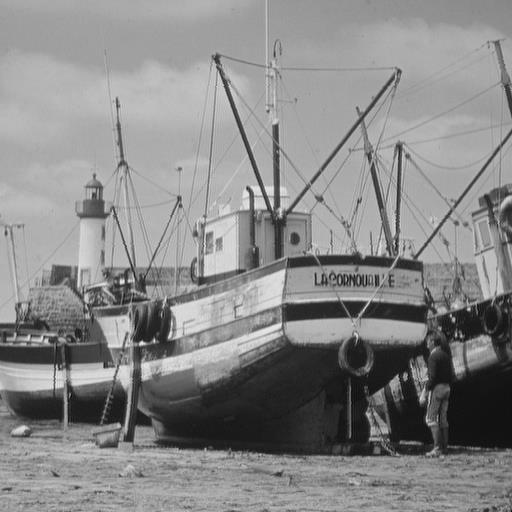
%> input picture dataset/1. Histogram Citra/image_01.png, 512 x 512 px; its folder holds 3 pictures in this run
$ octave validateAgainstBuiltins.m   (GNU Octave 9; MATLAB toolbox functions it lacks are replaced by stand-ins)
%> lines starting %> are read from the running program, lines starting %| are printed output that depends on the picture
### src/histogram/computeHistogram.m
function counts = computeHistogram(image)
% Histogram manual: hitung frekuensi tiap tingkat intensitas 0-255

% image: citra grayscale 2D, uint8
% counts: vektor 1x256, counts(k) = jumlah piksel bernilai k-1

counts = zeros(1, 256);
[height, width] = size(image);

for i = 1:height
    for j = 1:width
        level = double(image(i,j));
        counts(level + 1) = counts(level + 1) + 1;
    end
end
end

### scripts/validateAgainstBuiltins.m
folderPath = fullfile('dataset', '1. Histogram Citra');
files = dir(fullfile(folderPath, '*.png'));

for k = 1:length(files)
    namaFile = files(k).name;
    fullPath = fullfile(folderPath, namaFile);
    img = imread(fullPath);
%> img is the input picture: size 512x512x3 uint8; min 5, max 237, mean 136.1
    disp(size(img)); %buat confirm doang
%|    512   512     3

    %cek vs imhist bawaan, per kanal
    jumlahKanal = size(img,3);
%> jumlahKanal = 3
    myHist = zeros(256, jumlahKanal);
    libHist = zeros(256, jumlahKanal);
    for c = 1:jumlahKanal
        myHist(:,c) = computeHistogram(img(:,:,c));
        libHist(:,c) = imhist(img(:,:,c));
    end
%> after the loop, libHist = 256 rows, first 12: [0 0 0; 0 0 0; 0 0 0; 0 0 0; 0 0 0; 1 1 1; 1 1 1; 2 2 2; 3 3 3; 0 0 0; 1 1 1; 4 4 4]; myHist has the same summary as libHist
    cocok = isequal(myHist, libHist);
%> cocok = true
    fprintf('%s -> hasil compare = %d\n', namaFile, cocok);
%| image_01.png -> hasil compare = 1

    figure('Name', namaFile);
    subplot(2,2,[1 2]); imshow(img); title(namaFile);
    subplot(2,2,3); barOverlap(myHist); title('computeHistogram.m');
% [5 lines not run here, left out]
function barOverlap(h)
if size(h,2) == 3
    warna = {'r', 'g', 'b'};
    hold on;
    for c = 1:3
        bar(0:255, h(:,c), 'FaceColor', warna{c}, 'FaceAlpha', 0.5, 'EdgeColor', 'none');
    end
%> `ylabel('Jumlah Piksel')`:
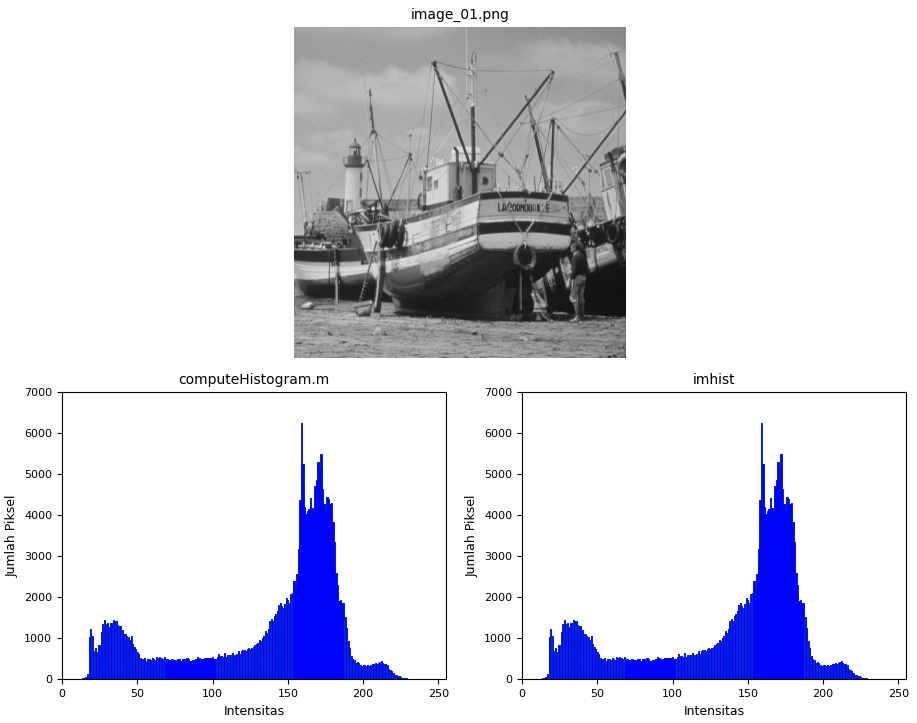
%> figure redrawn from the program's plot data, 3 panels
%> pass 2 of the loop `for k = 1:length(files)`:
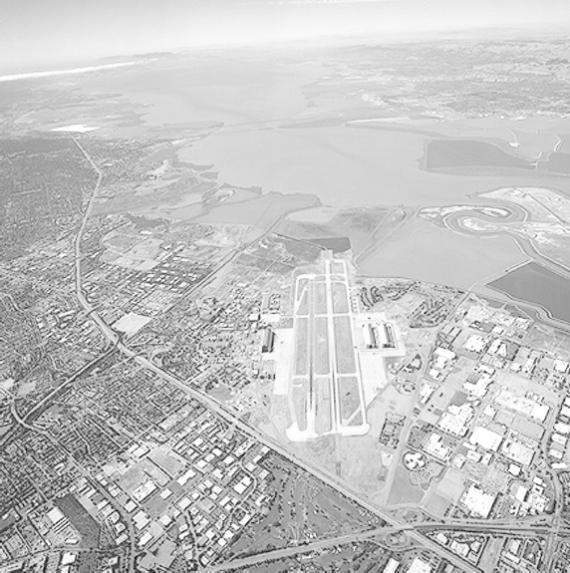
%> input picture dataset/1. Histogram Citra/image_02.png, 570 x 573 px
%> img is the input picture: size 573x570x3 uint8; min 6, max 255, mean 195.8
%|    573   570     3
%> after the loop `for c = 1:jumlahKanal`: libHist = 256 rows, first 12: [0 0 0; 0 0 0; 0 0 0; 0 0 0; 0 0 0; 0 0 0; 1 1 1; 1 1 1; 0 0 0; 2 2 2; 1 1 1; 0 0 0]; myHist has the same summary as libHist
%| image_02.png -> hasil compare = 1
%> `title(namaFile)`:
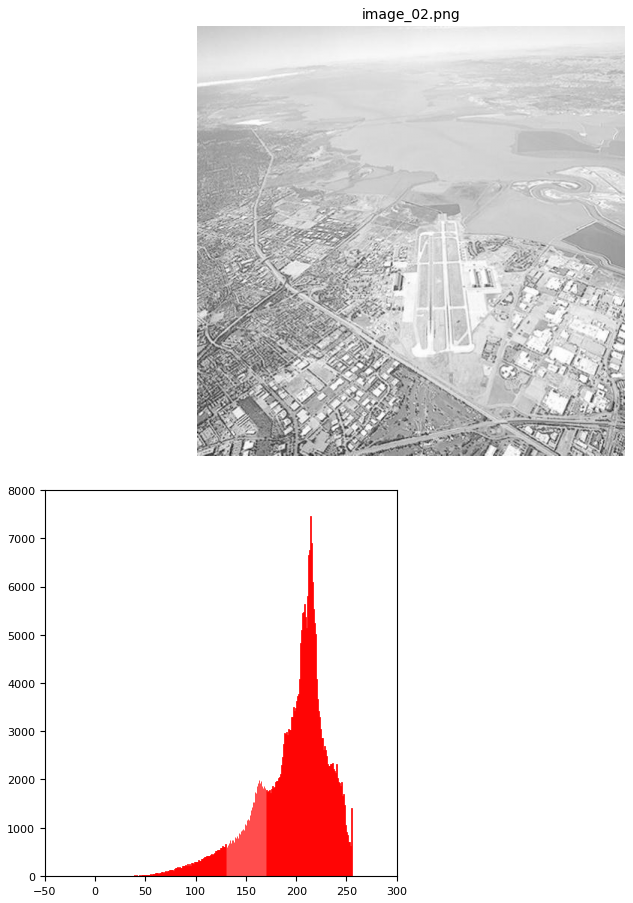
%> figure redrawn from the program's plot data, 2 panels
%> (the run ends here)
